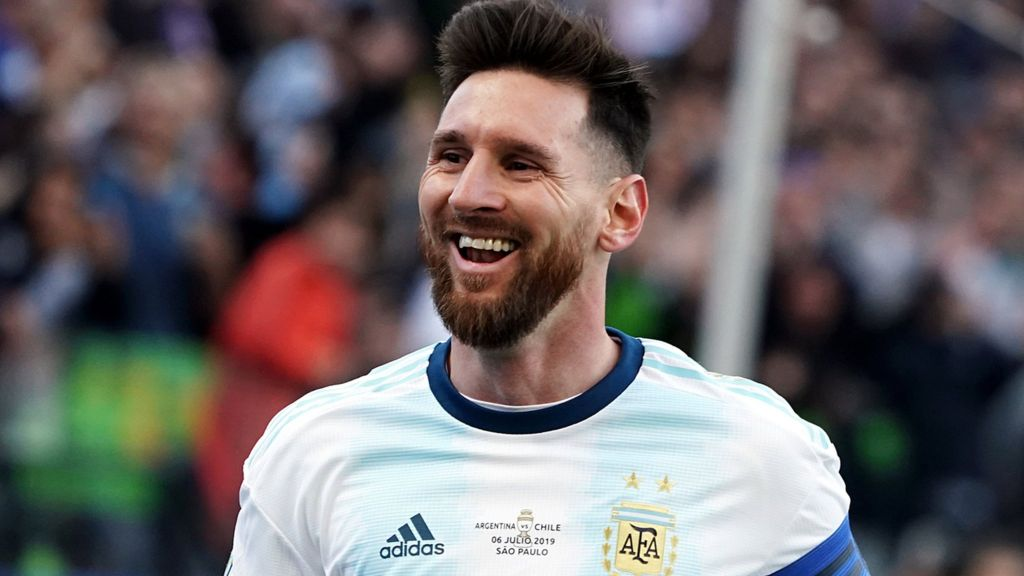
#> input picture messi.jpg, 1024 x 576 px
$ python borders.py
#> lines starting #> are read from the running program, lines starting #| are printed output that depends on the picture
import numpy as np
import cv2 as cv

img = cv.imread("messi.jpg",0)
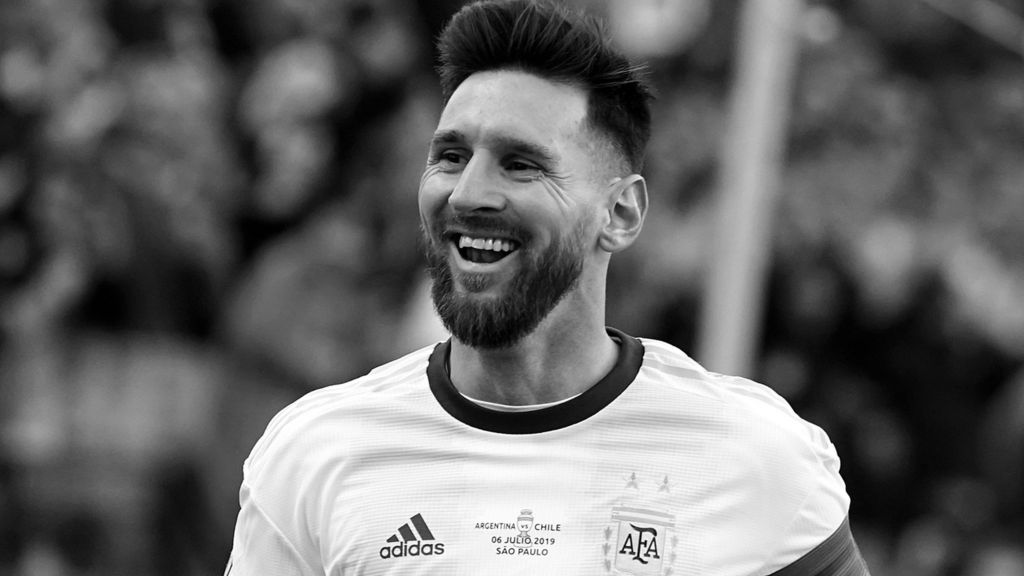
#> img: shape (576, 1024); min 0, max 255, mean 103.9
(m,n) = img.shape
#> m = 576; n = 1024
img_borders = cv.copyMakeBorder(img,int(m/15),int(m/15),int(n/15),int(n/15),cv.BORDER_CONSTANT)
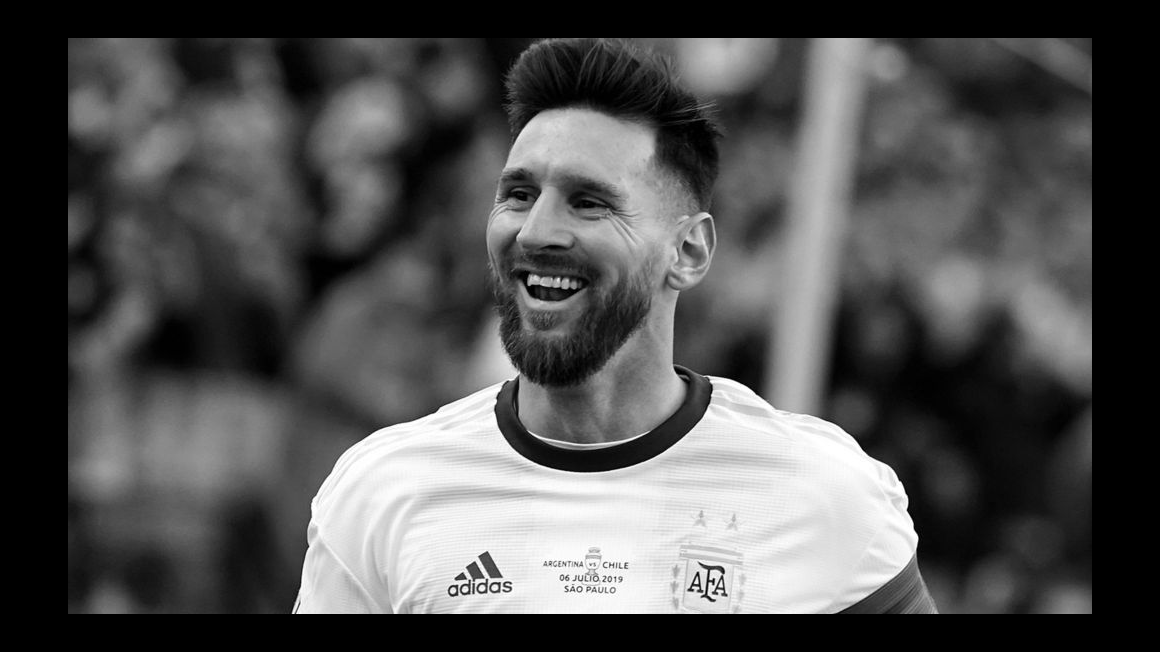
#> img_borders: shape (652, 1160); min 0, max 255, mean 81
cv.imshow("Image",img)
cv.imshow("Imgae_border",img_borders)
cv.waitKey(0)
cv.destroyAllWindows()
